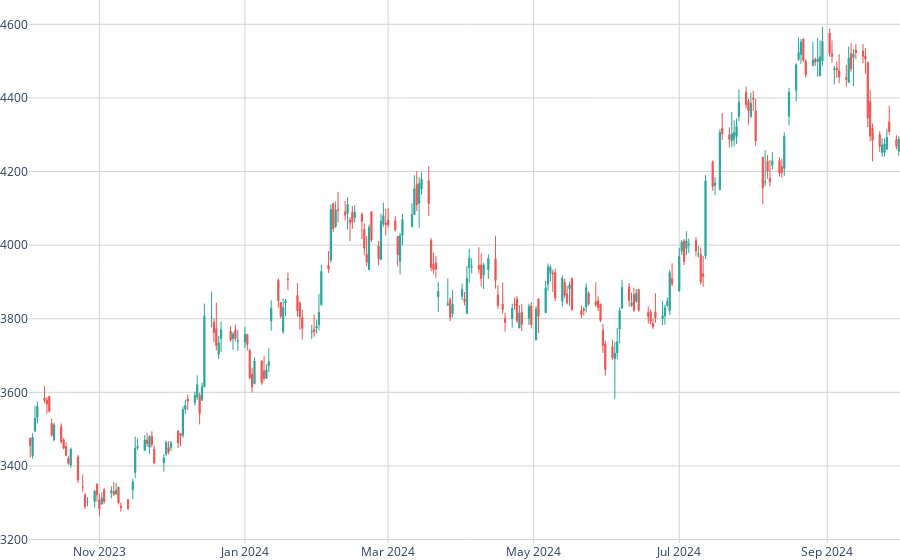

The notebook cell saved with this chart:
### Code cell
plot_stock_trends_candlestick(data, 'tcs')

### Figure 1 — Plotly figure (JSON) as saved in the notebook; plotly's stock layout.template omitted (floating-point values rounded to 4 significant figures; data arrays with more than 128 entries replaced by an {"elided": "..."} marker saying what was removed)
{"data": [{"close": {"elided": "245 float values"}, "decreasing": {"fillcolor": "#EF5350", "line": {"color": "#EF5350"}}, "high": {"elided": "245 float values"}, "increasing": {"fillcolor": "#26A69A", "line": {"color": "#26A69A"}}, "line": {"width": 1}, "low": {"elided": "245 float values"}, "open": {"elided": "245 float values"}, "type": "candlestick", "x": {"elided": "245 str values"}}], "layout": {"hovermode": "x unified", "margin": {"b": 0, "l": 0, "r": 0, "t": 0}, "plot_bgcolor": "white", "showlegend": false, "title": {}, "xaxis": {"gridcolor": "lightgrey", "gridwidth": 1, "rangeslider": {"visible": false}, "showgrid": true, "showticklabels": true, "title": {}, "zeroline": false}, "yaxis": {"gridcolor": "lightgrey", "gridwidth": 1, "showgrid": true, "showticklabels": true, "title": {}, "zeroline": false}}}
